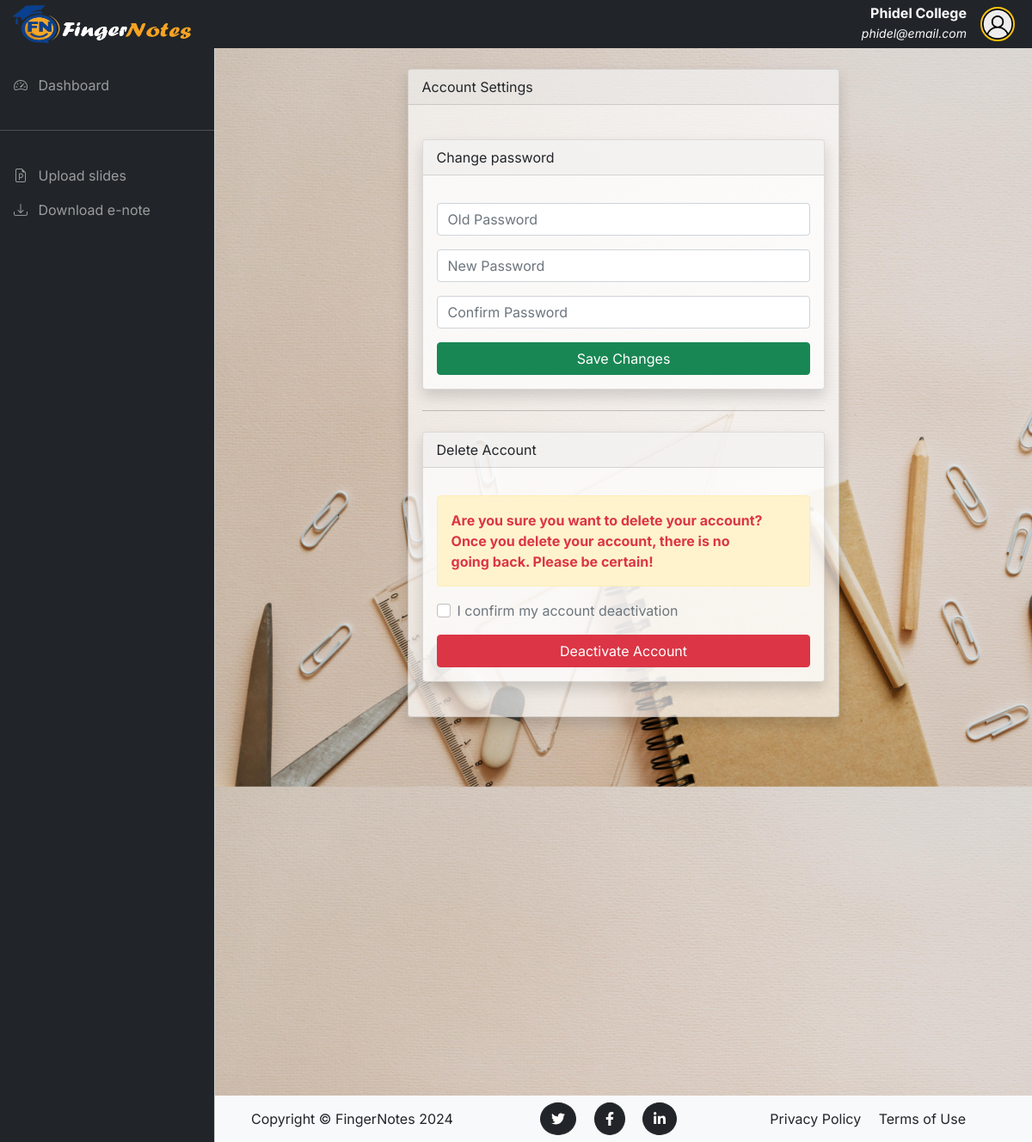
The app's page /settings (signed in) with its own data.
### fingerNotes/models.py (models this page shows, shortened)
class User(db.Model, UserMixin):
    __tablename__ = 'users'
    id = db.Column(db.Integer, primary_key=True)
    school_name = db.Column(db.String(120), nullable=False)
    email = db.Column(db.String(120), nullable=False, unique=True)
    country = db.Column(db.String(100), nullable=False)
    image_file = db.Column(db.String(20), nullable=False, default='default.png')
    password = db.Column(db.String(60), nullable=False)
    telephone_no = db.Column(db.String(14))
    school_address = db.Column(db.String(255))
    school_website = db.Column(db.String(255))
    upload_infos = db.relationship('UploadInfo', backref='user', lazy=True, cascade='all, delete-orphan')
    enotes = db.relationship('UploadEnote', backref='user', lazy=True, cascade='all, delete-orphan')

### fingerNotes/routes.py (the view, shortened to what this page needs)
@app.route("/settings", methods=['GET', 'POST'])
@login_required
def settings():
    change_form = SettingsForm()
    delete_form = DeleteAccountForm()
    return render_template("settings.html", cform=change_form, dform=delete_form)

### fingerNotes/forms.py
class SettingsForm(FlaskForm):
    old_password = PasswordField('Old Password', validators=[InputRequired()], render_kw={"placeholder": "Old Password"})
    new_password = PasswordField('New Password', validators=[InputRequired(), EqualTo('confirm_password', message='Passwords must match!')], render_kw={"placeholder": "New Password"})
    confirm_password = PasswordField('Confirm Password', validators=[InputRequired()], render_kw={"placeholder": "Confirm Password"})
    submit = SubmitField('Save Changes')

class DeleteAccountForm(FlaskForm):
    account_activation = BooleanField('I confirm my account deactivation', validators=[InputRequired()])
    submit = SubmitField('Deactivate Account')

### fingerNotes/models.py (called while the page is built)
@login_manager.user_loader
def load_user(user_id):
    return User.query.get(int(user_id))

### fingerNotes/templates/settings.html (shortened to what this page needs)
{% extends 'base.html' %}
{% set active_page = "settings" %}
{% block content %}
    <div class="container px-4 mt-3">
        <div class="row">
            <div class="col-xl-9 mx-auto">
                <div class="card mb-4 shadow col-lg-9 mx-auto" style="background-color: #ffffffab;">
                    <div class="card-header">Account Settings</div>
                    <div class="card-body">
                        <div class="card my-4 shadow" style="background-color: #ffffffab;">
                            <div class="mb-3 card-header">Change password</div>
                            <form class="card-body" method="post">
                                <div class="mb-3">
                                    {{ cform.old_password(class="form-control custom-input") }}
                                </div>
                                <div class="mb-3">
                                    {{ cform.new_password(class="form-control custom-input") }}
                                </div>
                                <div class="mb-3">
                                    {{ cform.confirm_password(class="form-control custom-input") }}
                                </div>
                                {{ cform.submit(class="btn w-100 btn-success shadow-none") }}
                            </form>
                        </div>
                        <hr>
                        <div class="card my-4 shadow" style="background-color: #ffffffab;">
                            <div class="mb-3 card-header">Delete Account</div>
                            <div class="card-body">
                                <div class="alert alert-warning alert-dismissible text-danger fw-bold">
                                    Are you sure you want to delete your account? <br>
                                    Once you delete your account, there is no going back. Please be certain!
                                </div>
                                <form action="" method="post">
                                    <div class="form-check mb-3">
                                        {{ dform.account_activation(class="form-check-input") }}
                                        {{ dform.account_activation.label(class="form-check-label text-muted") }}
                                    </div>
                                    {{ dform.submit(class="btn btn-danger w-100 shadow-none", onclick="return confirm('Are you sure you want to delete this entry?')") }}
                                </form>
                            </div>
                        </div>
                    </div>
                </div>
            </div>
        </div>
    </div>
{% endblock %}

### fingerNotes/templates/base.html (shortened to what this page needs)
<!DOCTYPE html>
<html lang="en">
    <head>
        <link rel="stylesheet" type="text/css" href="{{ url_for('static', filename='css/dBaord_css/bootstrap.min.css') }}" />
        <link
            rel="stylesheet"
            href="https://cdn.jsdelivr.net/npm/bootstrap-icons@1.4.1/font/bootstrap-icons.css"
        />
        <link rel="stylesheet" type="text/css" href="{{ url_for('static', filename='css/dBaord_css/dataTables.bootstrap5.min.css') }}" />
        <link rel="stylesheet" type="text/css" href="{{ url_for('static', filename='css/dBaord_css/style.css') }}" />
    </head>
    <body>
        <nav class="navbar navbar-expand-lg navbar-light bg-dark fixed-top py-0">
            <div class="container-fluid">
                <a
                class="navbar-brand me-auto ms-lg-0 ms-3 mx-sm-auto"
                href="{{ url_for('homepage')}}"
                ><img style="width: 210px;height: 45px;" src="{{ url_for('static', filename='img/navbar-logo.png') }}" alt=""></a>
                <div class="collapse navbar-collapse" id="topNavBar">
                    <div class="d-block ms-auto my-lg-0">
                        <h6 class="text-end text-light fw-bolder mb-0">{{ current_user.school_name }}</h6>
                        <em class="text-light"><small>{{ current_user.email }}</small></em>
                    </div>
                    <ul class="navbar-nav">
                        <li class="nav-item dropdown">
                            <a
                                class="nav-link ms-2"
                                href="#"
                                role="button"
                                data-bs-toggle="dropdown"
                                aria-expanded="false"
                            >
                                <img class="rounded-circle border border-2 border-warning" src="{{ url_for('static', filename='img/profile_pics/' + current_user.image_file) }}" width="40px" alt="">
                            </a>
                        </li>
                    </ul>
                </div>
            </div>
        </nav>
        <div
        class="offcanvas offcanvas-start sidebar-nav bg-dark"
        tabindex="-1"
        id="sidebar"
        >
            <div class="offcanvas-body p-0">
                <nav class="navbar-dark">
                    <ul class="navbar-nav">
                        <br>
                        <li>
                            <a href="{{ url_for('dashboard') }}" class="nav-link px-3 {{'active' if active_page == 'dashboard'}}">
                                <span class="me-2"><i class="bi bi-speedometer2"></i></span>
                                <span>Dashboard</span>
                            </a>
                        </li>
                        <li class="my-4"><hr class="dropdown-divider bg-light" /></li>
                        <li>
                            <a href="{{ url_for('upload') }}" class="nav-link px-3 {{'active' if active_page == 'upload'}}">
                                <span class="me-2"><i class="bi bi-file-earmark-ppt"></i></span>
                                <span>Upload slides</span>
                            </a>
                        </li>
                        <li>
                            <a href="{{ url_for('enote_download') }}" class="nav-link px-3 {{'active' if active_page == 'download'}}">
                                <span class="me-2"><i class="bi bi-download"></i></span>
                                <span>Download e-note</span>
                            </a>
                        </li>
                    </ul>
                </nav>
            </div>
        </div>
        <main class="mt-5 pt-3" style="background-image: url(../static/img/backgroundimg.jpg);background-size: 1300px;">
            {% block content %}
            {% endblock %}
            <footer class="footer mt-10 py-2 text-center bg-light me-auto foot">
                <div class="container">
                    <div class="row align-items-center ">
                        <div class="col-lg-3 text-lg-start">Copyright &copy; FingerNotes 2024</div>
                        <div class="col-lg-3 my-3 my-lg-0">
                            <a class="btn btn-dark btn-social rounded-circle mx-2" href="#!" aria-label="Twitter"><i class="fab fa-twitter"></i></a>
                            <a class="btn btn-dark btn-social rounded-circle mx-2" href="#!" aria-label="Facebook"><i class="fab fa-facebook-f"></i></a>
                            <a class="btn btn-dark btn-social rounded-circle mx-2" href="#!" aria-label="LinkedIn"><i class="fab fa-linkedin-in"></i></a>
                        </div>
                        <div class="col-lg-3 text-lg-end">
                            <a class="link-dark text-decoration-none me-3" href="#!">Privacy Policy</a>
                            <a class="link-dark text-decoration-none" href="#!">Terms of Use</a>
                        </div>
                    </div>
                </div>
            </footer>
        </main>
    </body>
</html>

### fingerNotes/static/css/dBaord_css/style.css (style rules this page uses)
body, button { font-family: "Inter", sans-serif; }
:root { --offcanvas-width: 250px; --topNavbarHeight: 55px; }
.sidebar-nav { width: var(--offcanvas-width); }
@media (min-width: 992px) { body { overflow: auto !important; } }
@media (min-width: 992px) { main { margin-left: var(--offcanvas-width); min-height: 160vh; } }
@media (min-width: 992px) { .sidebar-nav { -webkit-transform: none; transform: none; visibility: visible !important; height: calc(100% - var(--topNavbarHeight)); top: var(--topNavbarHeight); } }
.foot { position: fixed; left: 50; bottom: 0; width: 100%; z-index: 10; }

### records on screen
User: school_name "Phidel College", email "phidel@email.com", image_file (placeholder picture)

### other values on screen
{{ dform.account_activation.label(class="form-check-label text-muted") }} "I confirm my account deactivation"
